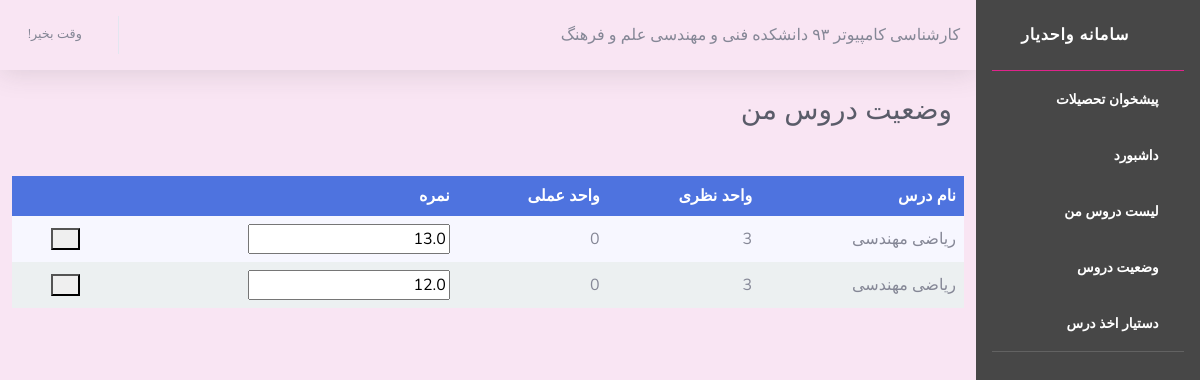
Page /courseSituation/1/ on the committed database.
### core/models.py (models this page shows, shortened)
class Study(models.Model):
    degree = models.IntegerField(choices=DEGREE_TYPE_CHOISES, verbose_name="مقطع تحصیلی")
    entrance_year = models.DateField(verbose_name="سال ورود")
    student = models.ForeignKey(
        User,
        on_delete=models.CASCADE,
        verbose_name="دانشجو"
    )
    chart = models.ForeignKey(
        'Chart',
        on_delete=models.CASCADE,
        verbose_name="چارت"
    )
    class Meta:
        verbose_name=u'مقطع تحصیلی '
        verbose_name_plural=u'مقاطع تحصیلی '
    def __str__(self):
        return f"{self.get_degree_display()} {self.chart.title}"

class Chart(models.Model):
    title = models.CharField(verbose_name="عنوان چارت" ,max_length = 40)
    is_active = models.BooleanField(verbose_name="فعال بودن")
    degree = models.CharField(verbose_name="مقطع" , max_length = 20)
    acceptance_date = models.DateField(verbose_name="تاریخ تصویب")
    course = models.ManyToManyField("Course" , null=True , blank=True)
    faculty = models.ForeignKey(
        'Faculty',
        on_delete=models.CASCADE,
        verbose_name="دانشکده"
    )
    class Meta:
        verbose_name=u'چارت تحصیلی '
        verbose_name_plural=u'چارت‌های تحصیلی'
    def __str__(self):
        return f" {self.title} دانشکده {self.faculty}"

class Faculty(models.Model):
    name = models.CharField(verbose_name="نام دانشکده" , max_length = 40)
    university = models.ForeignKey(
        'University',
        on_delete=models.CASCADE,
        verbose_name="نام دانشگاه"
    )
    class Meta:
        verbose_name=u'دانشکده '
        verbose_name_plural=u'دانشکده‌ها '
    def __str__(self):
        return f"{self.name} {self.university.name}"

class University(models.Model):
    name = models.CharField(verbose_name="نام دانشگاه", max_length = 40)
    has_associates_degree = models.NullBooleanField(verbose_name="مقطع کاردانی")
    has_bachelors_degree = models.NullBooleanField(verbose_name="مقطع کارشناسی")
    has_masters_degree = models.NullBooleanField(verbose_name="مقطع کارشناسی ارشد")
    has_doctorate_degree = models.NullBooleanField(verbose_name="مقطع دکتری")
    class Meta:
        verbose_name=u' دانشگاه'
        verbose_name_plural=u'دانشگاه‌ها '

class Score(models.Model):
    value = models.FloatField(verbose_name="نمره")
    study = models.ForeignKey(
        'Study',
        on_delete=models.CASCADE,
        verbose_name="تحصیل"
    )
    course = models.ForeignKey(
        'Course',
        on_delete=models.CASCADE,
        verbose_name="درس"
    )
    class Meta:
        verbose_name=u'نمره '
        verbose_name_plural=u'نمره‌ها '
    def __str__(self):
        return f"{self.course} | {self.study} | {self.value}"

class Course(models.Model):
    title = models.CharField(verbose_name="عنوان",max_length = 20)
    course_type = models.IntegerField(choices=COURSE_TYPE_CHOISES, verbose_name="نوع درس")
    vahed_nazari = models.IntegerField(verbose_name="تعداد واحد نظری")
    vahed_amali = models.IntegerField(verbose_name="تعداد واحد عملی")
    corequisite_courses = models.ManyToManyField( #همنیاز
        'self',
        verbose_name="هم‌نیاز",
        related_name="corequisites",
        blank=True
    )
    prerequisite_courses = models.ManyToManyField(
        'self',
        verbose_name="پیش‌نیاز",
        related_name="prerequisites",
        blank=True
    )
    class Meta:
        verbose_name=u'درس '
        verbose_name_plural=u'درس‌ها '
    def __str__(self):
        return f"{self.title}"

### core/views.py (the view)
# urls.py: path('courseSituation/<int:study_id>/', views.get_courseSituation, name='courseSituation'),
def get_courseSituation(request,study_id):
    if request.method =="GET":
        study = Study.objects.get(pk=study_id)
        courses = Course.objects.all()
        scores = study.score_set.all()
        print(scores)
        request.session['study_id'] = study_id
        return render(request, 'core/CourseSituation.html', {
                'scores':scores,
                'study':study
                })
    if request.method == 'POST':
        pass

### core/templates/core/CourseSituation.html (shortened to what this page needs)
{% extends "core/layout.html" %}
{% block edu %}
{{ study.get_degree_display }}
{{ study.chart }}
{% endblock edu %}
{% block content %}
        <div class="container-fluid">
          <div class=" text-right mb-4">
            <h1 class="h3 mb-5 text-gray-800">وضعیت دروس من</h1>
          </div>
          <div class="row table-responsive-sm table-responsive-md">
            <table class="custom-table">
              <thead>
                  <tr>
                      <th>نام درس</th>
                      <th>واحد نظری</th>
                      <th>واحد عملی</th>
                      <th> نمره</th>
                      <th>  </th>
                  </tr>
              </thead>
              <tbody>
                    {% for score in scores %}
                        <tr class="toggler toggler1">
                            <td>{{score.course.title}} </td>
                            <td>{{score.course.vahed_nazari}}</td>
                            <td>{{score.course.vahed_amali}}</td>
                            <td>
                              <input id="{{ score.course.id }}" value="{{score.value }}" type='text' placeholder='نمره'>
                            </td>
                            <td>
                            <button
                            class="fa fa-check" data-id="{{ score.course.id }}"
                            onclick="handleSubmit('{% url 'updateScore' study_id=request.session.study_id course_id=score.course.id %}', this)">
                            </button></td>
                        </tr>
                    {% endfor %}
              </tbody>
          </table>
          </div>
        </div>
 {% endblock content %}

### core/static/core/css/main.css (style rules this page uses)
body { direction: rtl; }
.custom-table { border-collapse: collapse; width: 100%; }
.custom-table th, .custom-table td { text-align: right; padding: 8px; }
.custom-table th { color: #fff }
.custom-table tr:nth-child(odd) { background-color: #f7f7ff }
.custom-table>thead>tr { background-color: #4e73df !important }
.toggler { display: none }
.toggler1 { display: table-row; }
tbody { background: #ecf0f1; }

### rows in the picture
Study: degree "کارشناسی", chart "کامپیوتر ۹۳ دانشکده فنی و مهندسی علم و فرهنگ"
Score: course "ریاضی مهندسی", course.vahed_nazari "3", course.vahed_amali "0", value "13.0"
Score: course "ریاضی مهندسی", course.vahed_nazari "3", course.vahed_amali "0", value "12.0"
